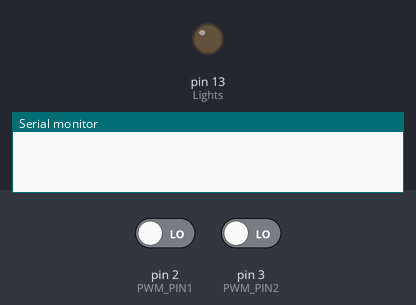
Simulated run of this sketch. Board: Arduino Uno, built with avr-gcc and run on an emulated ATmega328P. On the bench: output pins drawn as LEDs (lit = HIGH), the last lines printed to the serial monitor. Inputs (shaded band) come from the test bench; at power-on: pin 2 (PWM_PIN1) LOW, pin 3 (PWM_PIN2) LOW.

Above: at 0.1 s.
At 2.1 s:
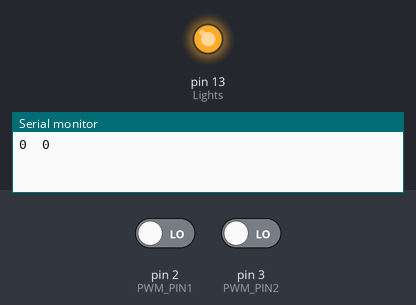
Timing chart, 0 to 3.6 s (numbered marks = the images above):
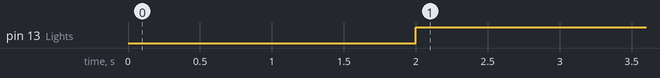

The sketch:

sketch_mar03a.ino
```cpp
const int PWM_PIN1 = 2;
const int PWM_PIN2 = 3;
const int Lights = 13;

int pwm_value1;
int pwm_value2;

void setup() {
  pinMode(PWM_PIN1, INPUT);
  pinMode(PWM_PIN2, INPUT);
  pinMode(Lights, OUTPUT);
  Serial.begin(115200);
}

void loop() {
  pwm_value1 = pulseIn(PWM_PIN1, HIGH);
  pwm_value2 = pulseIn(PWM_PIN2, HIGH);
  Serial.print(pwm_value2);
  Serial.print("\t");
  Serial.print(pwm_value1);
  Serial.println();
  if((pwm_value1 >= 5600 || pwm_value1 <= 4200) || (pwm_value2 >= 5600 || pwm_value2 <= 4200)){
    digitalWrite(Lights, HIGH);
  } else{
    digitalWrite(Lights, LOW);
  }
}
```

Measured:
- by itself, pin 13 (Lights): LOW → HIGH at 2.0 s
